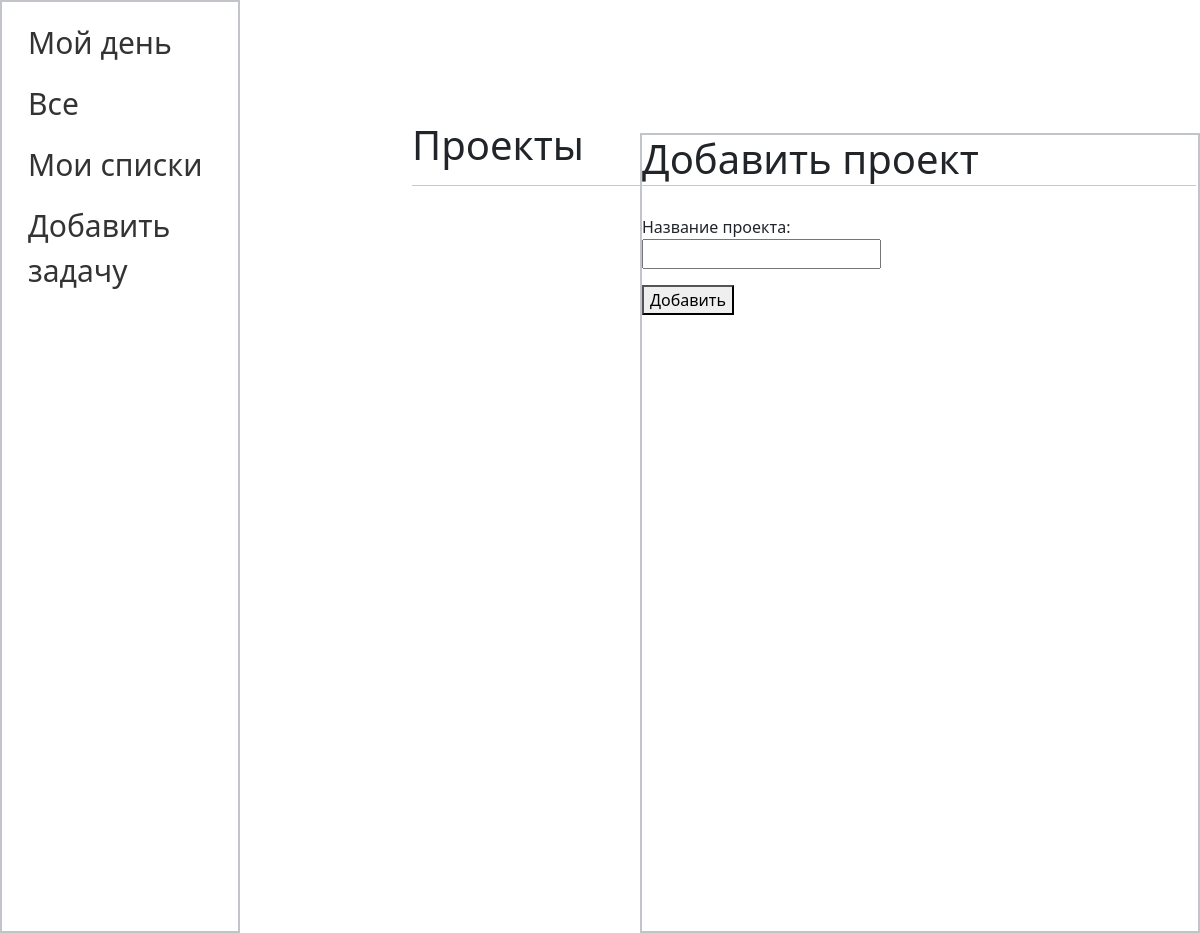
The app's page /webapp/list (signed in), older data.
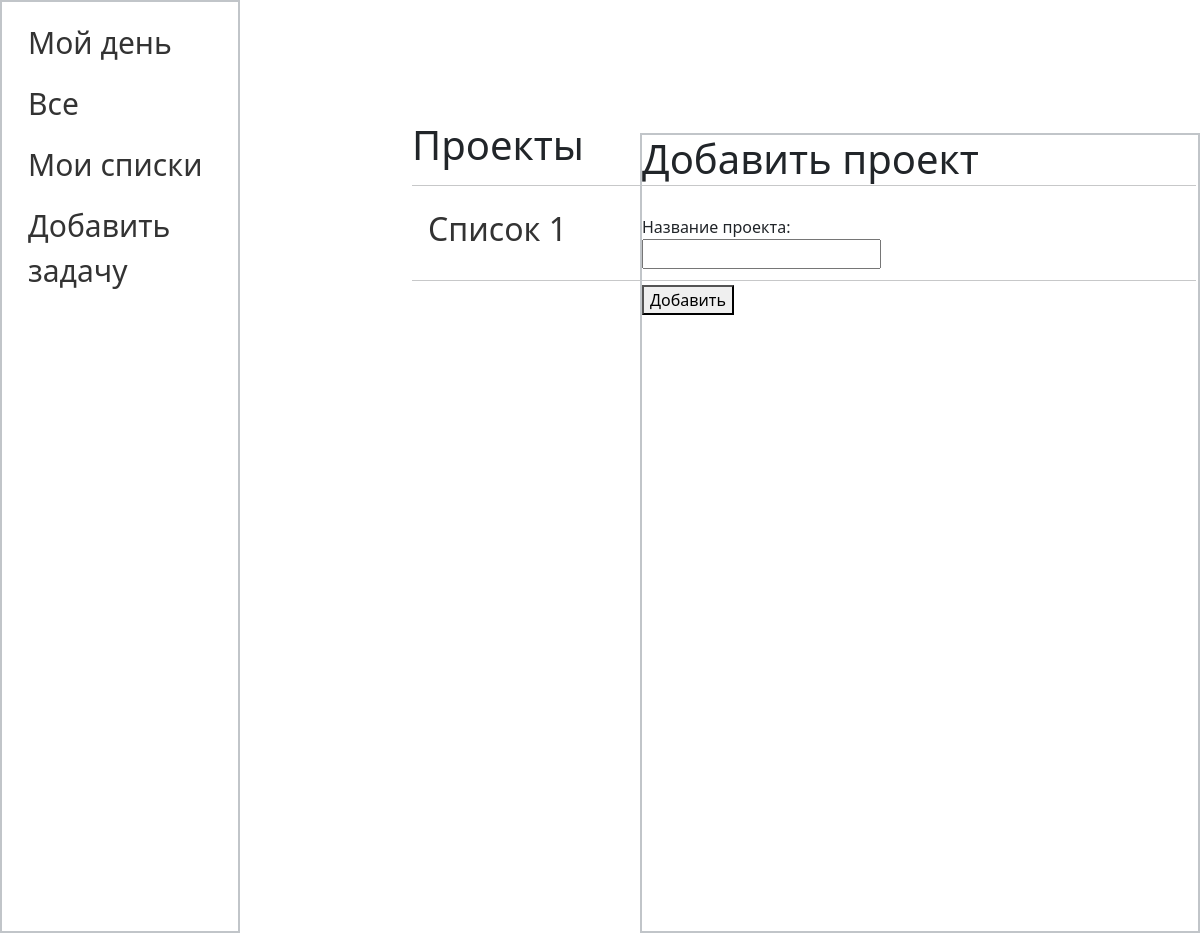
The same page, newer data.
### webapp/models.py (models this page shows, shortened)
class Project(models.Model):
    title = models.CharField(max_length=255, verbose_name='Название проекта')
    user = models.ForeignKey(User, on_delete=models.CASCADE, default=None)

### webapp/views.py (the view, shortened to what this page needs)
# urls.py: path('/list', ProjectView.as_view(), name='list'),
class ProjectView(CreateView, ListView):
    paginate_by = 4
    model = Project
    form_class = AddProjectForm
    template_name = 'webapp/project.html'
    context_object_name = 'project'
    def get_context_data(self, *, object_list=None, **kwargs):
        context = super().get_context_data(**kwargs)
        context['menu'] = menu
        context['title'] = 'Проекты'
        return context
    def get_queryset(self):
        queryset = super().get_queryset()
        queryset = queryset.filter(user=self.request.user)
        return queryset

### webapp/forms.py
class AddProjectForm(forms.ModelForm):
    class Meta:
        model = Project
        fields = ['title']

### webapp/templates/webapp/project.html (shortened to what this page needs)
{% extends 'webapp/tasklayout.html' %}
{% block tasks %}
<div class="tasks">
    <h1>{{title}}</h1>
    <hr style="min-width: 98vh;">
    <ul>
       {% for p in project %}
        <li>
            <a href="{% url 'project_detail' p.id %}"><h2>{{ p.title }}</h2></a>
        </li>
        <hr style="min-width: 98vh;">
        {% endfor %}
    </ul>
</div>
{% endblock tasks %}
{% block content %}
<h1>Добавить проект</h1>
<form action="{% url 'list' %}" method="post">
    {% for p in form %}
        <p><label class="form label" for="{{ form.id_for_label }}"><br>{{ p.label }}: </label><br>{{ p }}</p>
    {% endfor %}
    <button type="submit">Добавить</button>
</form>
{% endblock content %}

Row changes from the older to the newer data that the page shows:
now on this page (row edited): Project: title "Список 1"
